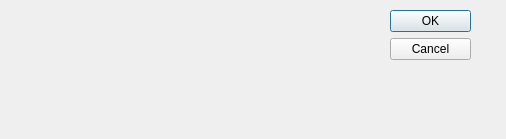
<?xml version="1.0" encoding="UTF-8"?>
<ui version="4.0">
 <class>Dialog</class>
 <widget class="QDialog" name="Dialog">
  <property name="geometry">
   <rect>
    <x>0</x>
    <y>0</y>
    <width>506</width>
    <height>139</height>
   </rect>
  </property>
  <property name="windowTitle">
   <string>Dialog</string>
  </property>
  <widget class="QDialogButtonBox" name="buttonBox">
   <property name="geometry">
    <rect>
     <x>390</x>
     <y>10</y>
     <width>81</width>
     <height>621</height>
    </rect>
   </property>
   <property name="orientation">
    <enum>Qt::Vertical</enum>
   </property>
   <property name="standardButtons">
    <set>QDialogButtonBox::Cancel|QDialogButtonBox::Ok</set>
   </property>
  </widget>
 </widget>
 <resources/>
 <connections>
  <connection>
   <sender>buttonBox</sender>
   <signal>accepted()</signal>
   <receiver>Dialog</receiver>
   <slot>accept()</slot>
   <hints>
    <hint type="sourcelabel">
     <x>248</x>
     <y>254</y>
    </hint>
    <hint type="destinationlabel">
     <x>157</x>
     <y>274</y>
    </hint>
   </hints>
  </connection>
  <connection>
   <sender>buttonBox</sender>
   <signal>rejected()</signal>
   <receiver>Dialog</receiver>
   <slot>reject()</slot>
   <hints>
    <hint type="sourcelabel">
     <x>316</x>
     <y>260</y>
    </hint>
    <hint type="destinationlabel">
     <x>286</x>
     <y>274</y>
    </hint>
   </hints>
  </connection>
 </connections>
</ui>
